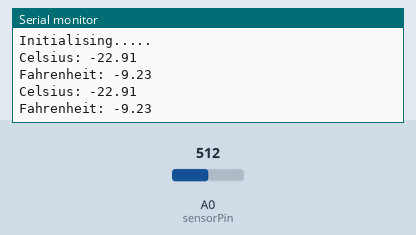
This sketch was run on a simulated Arduino Uno, built with avr-gcc and run on an emulated ATmega328P. Shown: the last lines printed to the serial monitor. The inputs (shaded band) are chosen by the test bench; at power-on: A0 (sensorPin) = 512.

Above: at 2.8 s.
2.9 s: A0 (sensorPin) set to 716
At 4.5 s:
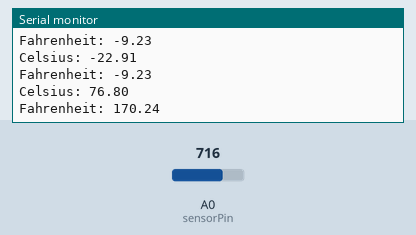
5.6 s: A0 (sensorPin) set to 900
At 7.3 s:
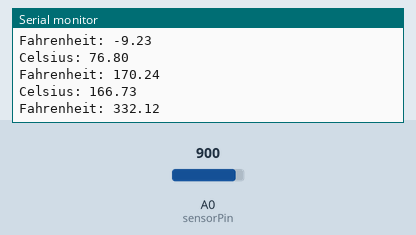
Timing chart, 0 to 8.8 s (numbered marks = the images above; inputs shaded):
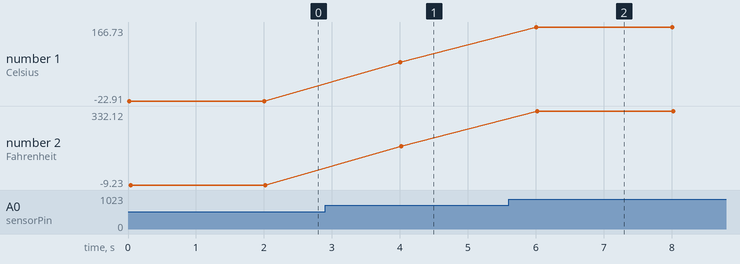

The sketch:

Project36.pde
```cpp
// Project 36

#define sensorPin 0

float Celsius, Fahrenheit, Kelvin;
int sensorValue;

void setup() {
Serial.begin(9600);
Serial.println("Initialising.....");
}

void loop() {

  GetTemp();
  Serial.print("Celsius: ");
  Serial.println(Celsius);
  Serial.print("Fahrenheit: ");
  Serial.println(Fahrenheit);
  Serial.println();

  delay(2000);
}

void GetTemp()
{
  sensorValue = analogRead(sensorPin); // read the sensor
  Kelvin = (((float(sensorValue) / 1023) * 5) * 100); // convert to Kelvin
  Celsius = Kelvin - 273.15; // convert to Celsius
  Fahrenheit = (Celsius * 1.8) +32;  // convert to Fahrenheit
}
```

Measured:
- after the input at 2.9 s, the serial monitor: prints a new line after 1.1 s (image 1)
- after the input at 5.6 s, the serial monitor: prints a new line after 0.40 s (image 2)
- plotted number 1: -22.91 → 76.8 after the input at 2.9 s, 76.8 → 166.73 after the input at 5.6 s
- plotted number 2: -9.23 → 170.24 after the input at 2.9 s, 170.24 → 332.12 after the input at 5.6 s
